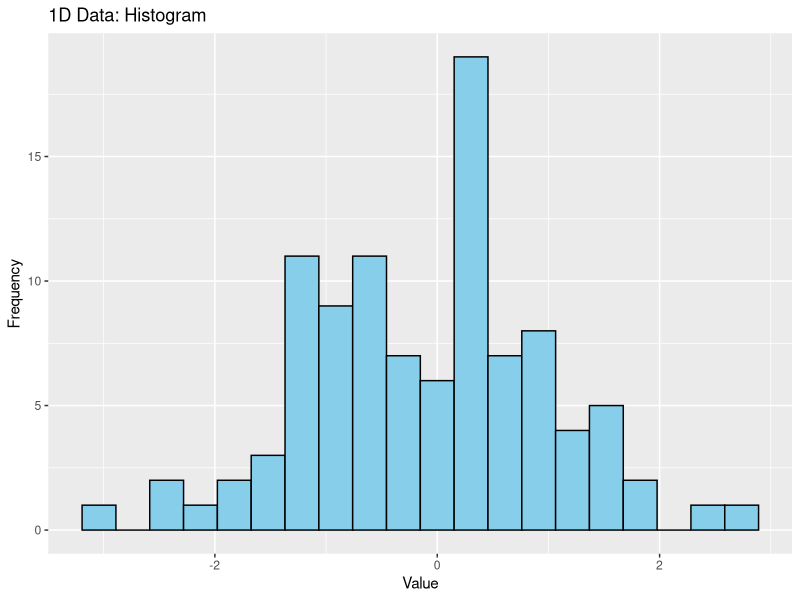
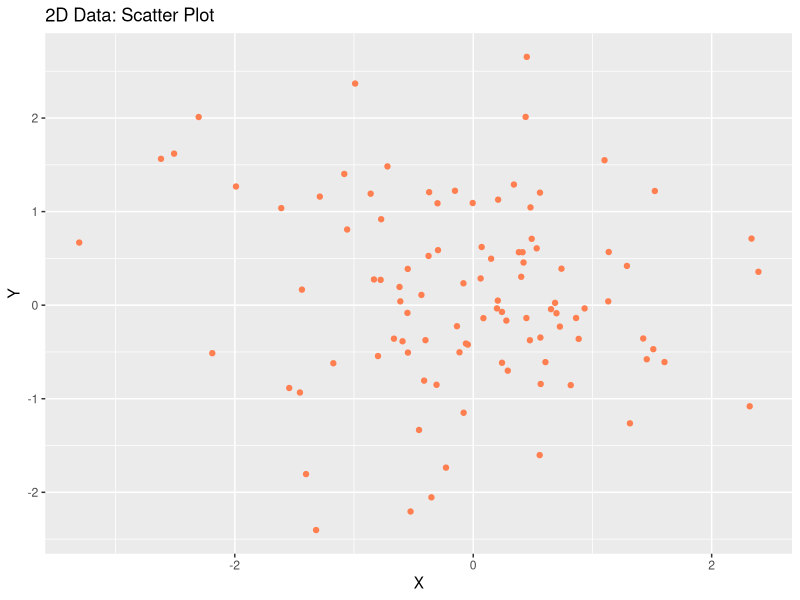
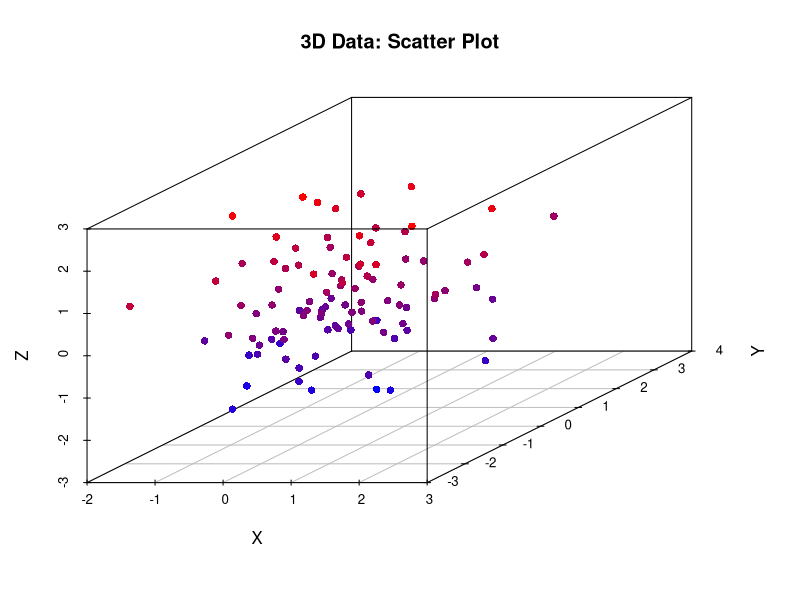
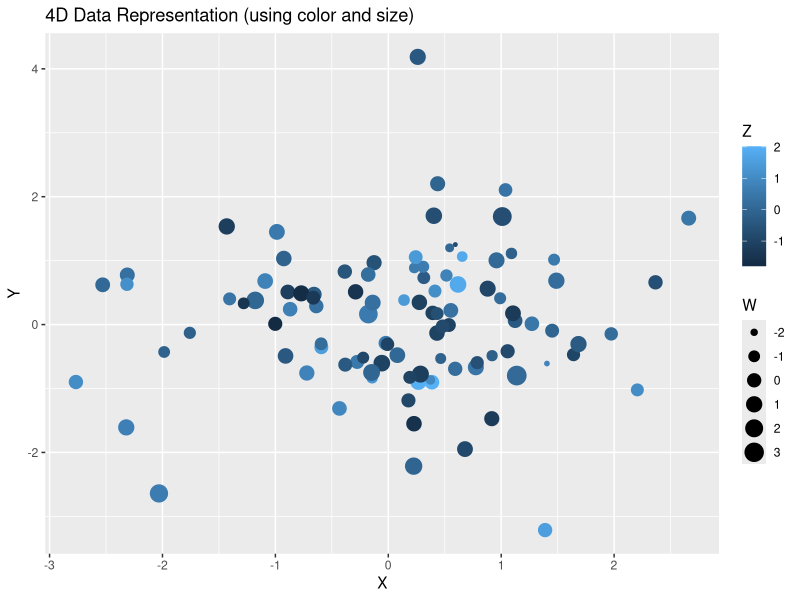

Write the R code that produced these figures, in order.
install.packages("scatterplot3d")  # Install the scatterplot3d package
library(scatterplot3d)            # Load the package after installation

###################################################################

# prompt: plot with 1D, 2D, 3D, 4D examples

# Load necessary libraries
library(ggplot2)

# 1D Data: Histogram
data_1d <- rnorm(100)  # Sample data
ggplot(data.frame(data_1d), aes(x = data_1d)) +
  geom_histogram(bins = 20, fill = "skyblue", color = "black") +
  labs(title = "1D Data: Histogram", x = "Value", y = "Frequency")


# 2D Data: Scatter Plot
data_2d <- data.frame(x = rnorm(100), y = rnorm(100))
ggplot(data_2d, aes(x = x, y = y)) +
  geom_point(color = "coral") +
  labs(title = "2D Data: Scatter Plot", x = "X", y = "Y")

# 3D Data: Scatter Plot with Color
data_3d <- data.frame(x = rnorm(100), y = rnorm(100), z = rnorm(100))

# Install and load the scatterplot3d package 
#install.packages("scatterplot3d") # Install if not already installed
library(scatterplot3d)            # Load the package

# Create a color ramp to map 'z' values to colors
colors <- colorRampPalette(c("blue", "red"))(length(data_3d$z)) 
# Assign colors based on 'z' values
color_indices <- cut(data_3d$z, breaks = length(colors), labels = FALSE)
point_colors <- colors[color_indices]

scatterplot3d(data_3d$x, data_3d$y, data_3d$z, color = point_colors, pch = 16,
              main = "3D Data: Scatter Plot", xlab = "X", ylab = "Y", zlab = "Z")


# 4D Data: Scatter Plot with Color and Size
data_4d <- data.frame(x = rnorm(100), y = rnorm(100), z = rnorm(100), w = rnorm(100))

# Use color and size to represent the 4th dimension (w)
ggplot(data_4d, aes(x = x, y = y, color = z, size = w)) + 
  geom_point() +
  labs(title = "4D Data Representation (using color and size)",
       x = "X", y = "Y", color = "Z", size = "W")
